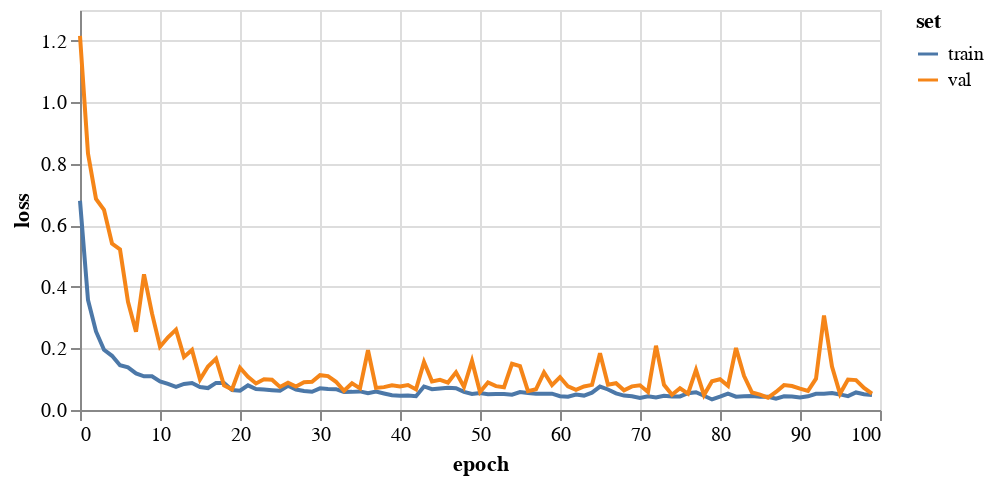

The notebook cell this image was saved under:
### Markdown cell above
## 3. Train on all groups at once

### Code cell
allTrainData, allValData = [], []
print('training on all groups')
for name, data in trainSets.items():
    allTrainData = allTrainData + data
    allValData = allValData + valSets[name]

gcn = FeaStNet()
history = gcn.trainModel(allTrainData, allValData, epochs=epochs, saveDir=saveDir+'allGroups')

display(plotHistory(history))

# test
for testName, testSet in testSets.items():
    print('testing on '+testName+'\n')
    resultsDict = gcn.testModel(testSet, level='field')
    resultsDict['Trained on'] = ['all groups']*len(resultsDict['mse'])
    resultsDict['Tested on'] = [testName]*len(resultsDict['mse'])
    results = pivotDict(resultsDict)
    resultsList.extend(results)
    
pd.DataFrame(resultsList)

### Figure 1 — Vega-Lite specification as saved in the notebook (floating-point values rounded to 4 significant figures)
{"config": {"view": {"continuousWidth": 400, "continuousHeight": 300}}, "data": {"name": "data-2a7dea7d483c1d8aecc42166a7fe93d9"}, "mark": "line", "encoding": {"color": {"type": "nominal", "field": "set"}, "tooltip": [{"type": "quantitative", "field": "epoch"}, {"type": "quantitative", "field": "value"}], "x": {"type": "quantitative", "field": "epoch"}, "y": {"type": "quantitative", "axis": {"title": "loss"}, "field": "value"}}, "height": 200, "transform": [{"fold": ["train", "val"], "as": ["set", "value"]}], "width": 400, "$schema": "https://vega.github.io/schema/vega-lite/v4.8.1.json", "datasets": {"data-2a7dea7d483c1d8aecc42166a7fe93d9": [{"train": 0.68, "val": 1.216, "epoch": 0}, {"train": 0.3574, "val": 0.8335, "epoch": 1}, {"train": 0.2553, "val": 0.6859, "epoch": 2}, {"train": 0.1958, "val": 0.6506, "epoch": 3}, {"train": 0.1761, "val": 0.5411, "epoch": 4}, {"train": 0.1457, "val": 0.522, "epoch": 5}, {"train": 0.1384, "val": 0.3519, "epoch": 6}, {"train": 0.1189, "val": 0.2542, "epoch": 7}, {"train": 0.1096, "val": 0.4411, "epoch": 8}, {"train": 0.1097, "val": 0.314, "epoch": 9}, {"train": 0.09312, "val": 0.2056, "epoch": 10}, {"train": 0.08485, "val": 0.2362, "epoch": 11}, {"train": 0.07538, "val": 0.2612, "epoch": 12}, {"train": 0.08474, "val": 0.1725, "epoch": 13}, {"train": 0.08778, "val": 0.1951, "epoch": 14}, {"train": 0.07445, "val": 0.09903, "epoch": 15}, {"train": 0.07132, "val": 0.1415, "epoch": 16}, {"train": 0.08804, "val": 0.1666, "epoch": 17}, {"train": 0.08745, "val": 0.07989, "epoch": 18}, {"train": 0.06501, "val": 0.06703, "epoch": 19}, {"train": 0.06266, "val": 0.1373, "epoch": 20}, {"train": 0.08012, "val": 0.1076, "epoch": 21}, {"train": 0.06787, "val": 0.08622, "epoch": 22}, {"train": 0.0666, "val": 0.09982, "epoch": 23}, {"train": 0.0645, "val": 0.09812, "epoch": 24}, {"train": 0.06292, "val": 0.07496, "epoch": 25}, {"train": 0.07883, "val": 0.08885, "epoch": 26}, {"train": 0.06657, "val": 0.07628, "epoch": 27}, {"train": 0.06191, "val": 0.08989, "epoch": 28}, {"train": 0.0592, "val": 0.09165, "epoch": 29}, {"train": 0.0705, "val": 0.1131, "epoch": 30}, {"train": 0.06843, "val": 0.1102, "epoch": 31}, {"train": 0.06767, "val": 0.09171, "epoch": 32}, {"train": 0.05855, "val": 0.06239, "epoch": 33}, {"train": 0.05891, "val": 0.08671, "epoch": 34}, {"train": 0.06043, "val": 0.0703, "epoch": 35}, {"train": 0.05492, "val": 0.1944, "epoch": 36}, {"train": 0.05978, "val": 0.07186, "epoch": 37}, {"train": 0.05366, "val": 0.07428, "epoch": 38}, {"train": 0.04778, "val": 0.08065, "epoch": 39}, {"train": 0.04666, "val": 0.07658, "epoch": 40}, {"train": 0.04673, "val": 0.08113, "epoch": 41}, {"train": 0.04469, "val": 0.067, "epoch": 42}, {"train": 0.07647, "val": 0.1557, "epoch": 43}, {"train": 0.06786, "val": 0.09299, "epoch": 44}, {"train": 0.07004, "val": 0.09793, "epoch": 45}, {"train": 0.07219, "val": 0.08927, "epoch": 46}, {"train": 0.07092, "val": 0.1225, "epoch": 47}, {"train": 0.05898, "val": 0.0748, "epoch": 48}, {"train": 0.0523, "val": 0.1594, "epoch": 49}, {"train": 0.05555, "val": 0.05851, "epoch": 50}, {"train": 0.05156, "val": 0.08957, "epoch": 51}, {"train": 0.05201, "val": 0.07765, "epoch": 52}, {"train": 0.05164, "val": 0.07402, "epoch": 53}, {"train": 0.04971, "val": 0.1504, "epoch": 54}, {"train": 0.05813, "val": 0.1426, "epoch": 55}, {"train": 0.05539, "val": 0.06126, "epoch": 56}, {"train": 0.05307, "val": 0.06744, "epoch": 57}, {"train": 0.05315, "val": 0.1225, "epoch": 58}, {"train": 0.05302, "val": 0.08088, "epoch": 59}, {"train": 0.04485, "val": 0.1068, "epoch": 60}, {"train": 0.04308, "val": 0.0765, "epoch": 61}, {"train": 0.05016, "val": 0.06543, "epoch": 62}, {"train": 0.04684, "val": 0.07665, "epoch": 63}, {"train": 0.0563, "val": 0.08163, "epoch": 64}, {"train": 0.07605, "val": 0.1847, "epoch": 65}, {"train": 0.06665, "val": 0.08206, "epoch": 66}, {"train": 0.05392, "val": 0.08703, "epoch": 67}, {"train": 0.04685, "val": 0.06382, "epoch": 68}, {"train": 0.04473, "val": 0.07688, "epoch": 69}, {"train": 0.03881, "val": 0.08029, "epoch": 70}, {"train": 0.04488, "val": 0.05876, "epoch": 71}, {"train": 0.04042, "val": 0.2089, "epoch": 72}, {"train": 0.0465, "val": 0.08167, "epoch": 73}, {"train": 0.0436, "val": 0.04948, "epoch": 74}, {"train": 0.04418, "val": 0.07059, "epoch": 75}, {"train": 0.05459, "val": 0.05346, "epoch": 76}, {"train": 0.05785, "val": 0.1303, "epoch": 77}, {"train": 0.04621, "val": 0.04864, "epoch": 78}, {"train": 0.03426, "val": 0.09356, "epoch": 79}, {"train": 0.04323, "val": 0.09988, "epoch": 80}, {"train": 0.05337, "val": 0.07835, "epoch": 81}, {"train": 0.04337, "val": 0.2016, "epoch": 82}, {"train": 0.0445, "val": 0.1108, "epoch": 83}, {"train": 0.04526, "val": 0.05676, "epoch": 84}, {"train": 0.0432, "val": 0.04986, "epoch": 85}, {"train": 0.0432, "val": 0.0402, "epoch": 86}, {"train": 0.0371, "val": 0.05863, "epoch": 87}, {"train": 0.04452, "val": 0.08089, "epoch": 88}, {"train": 0.04388, "val": 0.07796, "epoch": 89}, {"train": 0.04044, "val": 0.06961, "epoch": 90}, {"train": 0.04435, "val": 0.0621, "epoch": 91}, {"train": 0.05286, "val": 0.1018, "epoch": 92}, {"train": 0.05313, "val": 0.307, "epoch": 93}, {"train": 0.05518, "val": 0.1409, "epoch": 94}, {"train": 0.05067, "val": 0.0526, "epoch": 95}, {"train": 0.04505, "val": 0.09915, "epoch": 96}, {"train": 0.05705, "val": 0.09726, "epoch": 97}, {"train": 0.05138, "val": 0.07148, "epoch": 98}, {"train": 0.04885, "val": 0.05349, "epoch": 99}]}}
